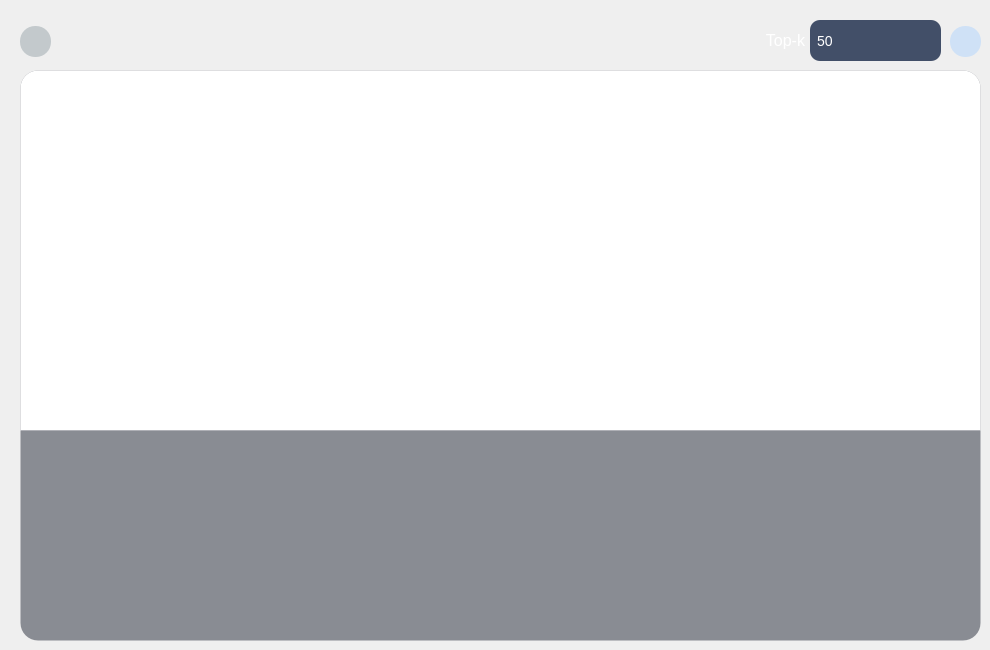
     <widget class="QWidget" name="pg_rank">
      <property name="styleSheet">
       <string notr="true"/>
      </property>
      <widget class="QGraphicsView" name="gvw_rank_substructures">
       <property name="geometry">
        <rect>
         <x>20</x>
         <y>70</y>
         <width>961</width>
         <height>361</height>
        </rect>
       </property>
       <property name="styleSheet">
        <string notr="true">QGraphicsView
{
    background-color: rgba(255, 255, 255, 1);
    border: 1px solid transparent;
    border-top-left-radius: 18px;
    border-top-right-radius: 18px;
    border-bottom-right-radius: 0px;
    border-bottom-left-radius: 0px;

    padding: 4px;

    font: 12pt &quot;Arial&quot;;
    font-size: 14px;
    color: rgb(40, 40, 40);   
}

QGraphicsView QScrollBar:vertical
{
    width: 10px;
    background: none;           
    border: none;
    border-radius: 4px;
    margin: 2px 0px;
}

QGraphicsView QScrollBar::handle:vertical
{
    background: #BFC6D1;
    border-radius: 4px;
    min-height: 28px;
    margin: 1px;
}

QGraphicsView QScrollBar::handle:vertical:hover
{
    background: #8FA3C0;
}

QGraphicsView QScrollBar::handle:vertical:pressed
{
    background: #3478E8;
}

QGraphicsView QScrollBar::sub-line:vertical,
QGraphicsView QScrollBar::add-line:vertical
{
    height: 0px;
    background: none;
    border: none;
}

QGraphicsView QScrollBar::sub-page:vertical,
QGraphicsView QScrollBar::add-page:vertical
{
    background: none;
    border: none;
}

QGraphicsView QScrollBar:horizontal
{
    height: 10px;
    background: none;           
    border: none;
    border-radius: 4px;
    margin: 0px 2px;
}

QGraphicsView QScrollBar::handle:horizontal
{
    background: #BFC6D1;
    border-radius: 4px;
    min-width: 28px;
    margin: 1px;
}

QGraphicsView QScrollBar::handle:horizontal:hover
{
    background: #8FA3C0;
}

QGraphicsView QScrollBar::handle:horizontal:pressed
{
    background: #3478E8;
}

QGraphicsView QScrollBar::sub-line:horizontal,
QGraphicsView QScrollBar::add-line:horizontal
{
    width: 0px;
    background: none;
    border: none;
}

QGraphicsView QScrollBar::sub-page:horizontal,
QGraphicsView QScrollBar::add-page:horizontal
{
    background: none;
    border: none;
}

QGraphicsView QScrollBar::corner
{
    background: none;
    border: none;
}</string>
       </property>
      </widget>
      <widget class="QPushButton" name="btn_rank_back">
       <property name="geometry">
        <rect>
         <x>20</x>
         <y>26</y>
         <width>31</width>
         <height>31</height>
        </rect>
       </property>
       <property name="font">
        <font>
         <family>Arial</family>
         <pointsize>12</pointsize>
         <italic>false</italic>
         <bold>true</bold>
        </font>
       </property>
       <property name="styleSheet">
        <string notr="true">QPushButton {
    background-color: rgba(140, 155, 160, 0.45);
    border-radius: 15px;
    color: #ffffff;
}

QPushButton:hover {
    background-color: #6b8a8f;
}

QPushButton:pressed {
    background-color: #4d6b70;
    padding-top: 8px;
    padding-bottom: 4px;
}

QPushButton:disabled {
    background-color: rgba(66, 79, 104, 0.5);
    border-radius: 10px;
    color: #9aa8b8;
}</string>
       </property>
       <property name="text">
        <string/>
       </property>
       <property name="icon">
        <iconset resource="../../py/Anaconda3/Scripts/res.qrc">
         <normaloff>:/icons/back.svg</normaloff>:/icons/back.svg</iconset>
       </property>
       <property name="iconSize">
        <size>
         <width>20</width>
         <height>20</height>
        </size>
       </property>
       <property name="flat">
        <bool>false</bool>
       </property>
      </widget>
      <widget class="QPushButton" name="btn_rank_run">
       <property name="geometry">
        <rect>
         <x>950</x>
         <y>26</y>
         <width>31</width>
         <height>31</height>
        </rect>
       </property>
       <property name="font">
        <font>
         <family>Arial</family>
         <pointsize>12</pointsize>
         <italic>false</italic>
         <bold>true</bold>
        </font>
       </property>
       <property name="styleSheet">
        <string notr="true">QPushButton{    
background-color: rgba(168, 208, 255, 0.45);
    border-radius: 15px;
    color: #ffffff;
}
QPushButton:hover{
    background-color: #3b8bca;
}

QPushButton:pressed{
    background-color: #1b6bAA;
        padding-top:8px;
	padding-left:2px;
	padding-bottom:2px;
}

QPushButton:disabled{
background-color: rgba(66, 79, 104, 0.5);
border-radius:10px;

}

</string>
       </property>
       <property name="text">
        <string/>
       </property>
       <property name="icon">
        <iconset resource="../../py/Anaconda3/Scripts/res.qrc">
         <normaloff>:/icons/show.svg</normaloff>:/icons/show.svg</iconset>
       </property>
       <property name="iconSize">
        <size>
         <width>28</width>
         <height>28</height>
        </size>
       </property>
       <property name="flat">
        <bool>false</bool>
       </property>
      </widget>
      <widget class="QGraphicsView" name="gvw_rank_spectrum">
       <property name="geometry">
        <rect>
         <x>20</x>
         <y>430</y>
         <width>961</width>
         <height>211</height>
        </rect>
       </property>
       <property name="styleSheet">
        <string notr="true">QGraphicsView
{
    background-color: rgba(35, 41, 54, 0.5);
    border: 1px solid transparent;
    border-top-left-radius: 0px;
    border-top-right-radius: 0px;
    border-bottom-right-radius: 18px;
    border-bottom-left-radius: 18px;
    padding: 4px;                      
    font: 12pt &quot;Arial&quot;;
    font-size: 14px;
    color: rgb(255, 255, 255);
}

QGraphicsView QScrollBar:vertical {
    width: 10px;
    background: rgba(35, 41, 54, 0.35);
    border-radius: 4px;
    margin: 2px 0px;
}
QGraphicsView QScrollBar::handle:vertical {
    background: rgba(150, 165, 190, 0.55);
    border-radius: 4px;
    min-height: 28px;
    margin: 1px;
}
QGraphicsView QScrollBar::handle:vertical:hover {
    background: rgba(120, 170, 230, 0.85);
}
QGraphicsView QScrollBar::handle:vertical:pressed {
    background: rgba(70, 130, 210, 1.0);
}

QGraphicsView QScrollBar::sub-line:vertical,
QGraphicsView QScrollBar::add-line:vertical {
    height: 0px;
    background: none;
}
QGraphicsView QScrollBar::sub-page:vertical,
QGraphicsView QScrollBar::add-page:vertical {
    background: none;
}

QGraphicsView QScrollBar:horizontal {
    height: 10px;
    background: rgba(35, 41, 54, 0.35);
    border-radius: 4px;
    margin: 0px 2px;
}
QGraphicsView QScrollBar::handle:horizontal {
    background: rgba(150, 165, 190, 0.55);
    border-radius: 4px;
    min-width: 28px;
    margin: 1px;
}
QGraphicsView QScrollBar::handle:horizontal:hover {
    background: rgba(120, 170, 230, 0.85);
}
QGraphicsView QScrollBar::handle:horizontal:pressed {
    background: rgba(70, 130, 210, 1.0);
}

QGraphicsView QScrollBar::sub-line:horizontal,
QGraphicsView QScrollBar::add-line:horizontal {
    width: 0px;
    background: none;
}
QGraphicsView QScrollBar::sub-page:horizontal,
QGraphicsView QScrollBar::add-page:horizontal {
    background: none;
}</string>
       </property>
      </widget>
      <widget class="QGraphicsView" name="graphicsView_rank_2">
       <property name="geometry">
        <rect>
         <x>20</x>
         <y>70</y>
         <width>961</width>
         <height>361</height>
        </rect>
       </property>
       <property name="styleSheet">
        <string notr="true">QGraphicsView
{
    background-color: rgba(35, 41, 54, 0.5);
    border: 1px solid transparent;
    border-top-left-radius:18px;
    border-top-right-radius: 18px;
    border-bottom-right-radius: 0px;
    border-bottom-left-radius: 0px;
    padding: 4px;                       
    font: 12pt &quot;Arial&quot;;
    font-size: 14px;
    color: rgb(255, 255, 255);
}

QGraphicsView QScrollBar:vertical {
    width: 10px;
    background: rgba(35, 41, 54, 0.35);
    border-radius: 4px;
    margin: 2px 0px;
}
QGraphicsView QScrollBar::handle:vertical {
    background: rgba(150, 165, 190, 0.55);
    border-radius: 4px;
    min-height: 28px;
    margin: 1px;
}
QGraphicsView QScrollBar::handle:vertical:hover {
    background: rgba(120, 170, 230, 0.85);
}
QGraphicsView QScrollBar::handle:vertical:pressed {
    background: rgba(70, 130, 210, 1.0);
}

QGraphicsView QScrollBar::sub-line:vertical,
QGraphicsView QScrollBar::add-line:vertical {
    height: 0px;
    background: none;
}
QGraphicsView QScrollBar::sub-page:vertical,
QGraphicsView QScrollBar::add-page:vertical {
    background: none;
}

QGraphicsView QScrollBar:horizontal {
    height: 10px;
    background: rgba(35, 41, 54, 0.35);
    border-radius: 4px;
    margin: 0px 2px;
}
QGraphicsView QScrollBar::handle:horizontal {
    background: rgba(150, 165, 190, 0.55);
    border-radius: 4px;
    min-width: 28px;
    margin: 1px;
}
QGraphicsView QScrollBar::handle:horizontal:hover {
    background: rgba(120, 170, 230, 0.85);
}
QGraphicsView QScrollBar::handle:horizontal:pressed {
    background: rgba(70, 130, 210, 1.0);
}

QGraphicsView QScrollBar::sub-line:horizontal,
QGraphicsView QScrollBar::add-line:horizontal {
    width: 0px;
    background: none;
}
QGraphicsView QScrollBar::sub-page:horizontal,
QGraphicsView QScrollBar::add-page:horizontal {
    background: none;
}</string>
       </property>
      </widget>
      <widget class="QSpinBox" name="spn_rank_top_k">
       <property name="geometry">
        <rect>
         <x>810</x>
         <y>20</y>
         <width>131</width>
         <height>41</height>
        </rect>
       </property>
       <property name="styleSheet">
        <string notr="true">QSpinBox,
QDoubleSpinBox
{
	font: 12pt &quot;Arial&quot;;
    background-color: rgba(66, 79, 104, 1);
border: 0px solid #e2e4e8;
border-radius:10px;
font-size:14px;
color:;
	color: rgb(255, 255, 255);
padding-left:5px;
}
QSpinBox::up-button,
QDoubleSpinBox::up-button
{
subcontrol-origin: border;
subcontrol-position: top right;
border-radius:10px;
width: 25px;
height: 20px;
}

QSpinBox::down-button,
QDoubleSpinBox::down-button
{
subcontrol-origin: border;
subcontrol-position: bottom right;
border-radius:10px;
width: 25px;
height: 20px;
}

QSpinBox:hover,
QDoubleSpinBox:hover
{
	background-color: rgb(74, 88, 115); 
	border: 1px solid #3478e8;
}

QSpinBox:focus,
QDoubleSpinBox:focus
{
border:1px solid #3478e8;
}
QSpinBox:disabled,
QDoubleSpinBox:disabled
{
background-color:#f6f7f9;
color:#9498a0;
}

QSpinBox::up-arrow,
QDoubleSpinBox::up-arrow
{
image:url(:/icons/up_arrow.svg);
width:18px;
height:18px;

}

QSpinBox::down-arrow,
QDoubleSpinBox::down-arrow
{
image:url(:/icons/down_arrow.svg);
width:18px;
height:18px;
}

QSpinBox::up-button:hover,
QDoubleSpinBox::up-button:hover
{
background-color:rgb(37, 52, 81);
border-radius:10px;

}
QSpinBox::up-button:pressed,
QDoubleSpinBox::up-button:pressed
{
background-color:rgb(204, 204, 204);
border-radius:10px;

}
QSpinBox::up-button:disabled,
QDoubleSpinBox::up-button:disabled
{
background-color:transparent;
border-radius:10px;

}

QSpinBox::down-button:hover,
QDoubleSpinBox::down-button:hover
{
background-color:rgb(37, 52, 81);
border-radius:10px;

}
QSpinBox::down-button:pressed,
QDoubleSpinBox::down-button:pressed
{
background-color:rgb(204, 204, 204);
border-radius:10px;

}
QSpinBox::down-button:disabled,
QDoubleSpinBox::down-button:disabled
{
background-color:transparent;
border-radius:10px;

}
</string>
       </property>
       <property name="maximum">
        <number>4860</number>
       </property>
       <property name="value">
        <number>50</number>
       </property>
      </widget>
      <widget class="QLabel" name="label_42">
       <property name="geometry">
        <rect>
         <x>750</x>
         <y>20</y>
         <width>71</width>
         <height>41</height>
        </rect>
       </property>
       <property name="font">
        <font>
         <family>Arial</family>
        </font>
       </property>
       <property name="styleSheet">
        <string notr="true">background:transparent;</string>
       </property>
       <property name="text">
        <string>&lt;html&gt;&lt;head/&gt;&lt;body&gt;&lt;p align=&quot;center&quot;&gt;&lt;span style=&quot; font-size:12pt; color:#ffffff;&quot;&gt;Top-k&lt;/span&gt;&lt;/p&gt;&lt;/body&gt;&lt;/html&gt;</string>
       </property>
      </widget>
      <zorder>graphicsView_rank_2</zorder>
      <zorder>gvw_rank_substructures</zorder>
      <zorder>btn_rank_back</zorder>
      <zorder>btn_rank_run</zorder>
      <zorder>gvw_rank_spectrum</zorder>
      <zorder>spn_rank_top_k</zorder>
      <zorder>label_42</zorder>
     </widget>
